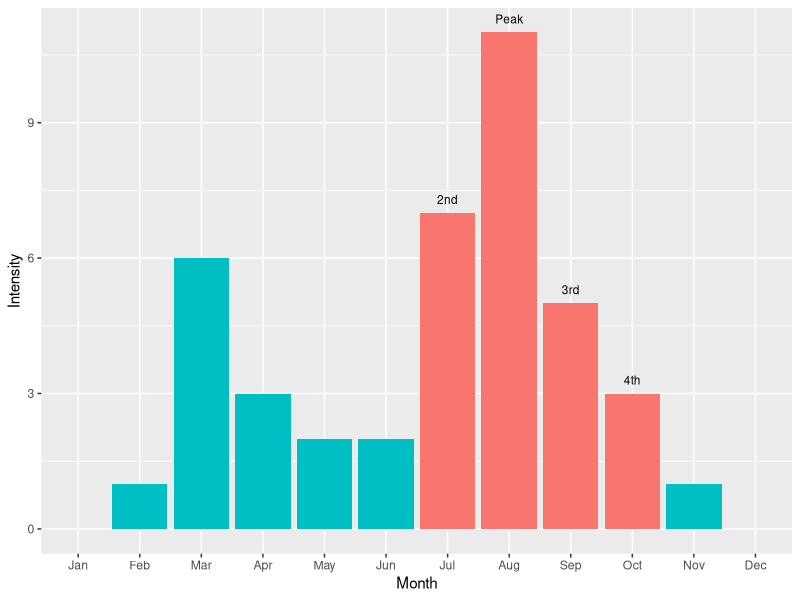

The R script that drew this image: (Note: this script raises an error after producing the figure.)
library(dplyr)
library(ggplot2)

data_df <- tibble::tibble(
        Month = factor(
                x = month.abb,
                levels = month.abb
        ),
        Intensity = c(0, 1, 6, 3, 2, 2, 7, 11, 5, 3, 1, 0),
        histlabels = c("", "", "", "", "", "", "2nd", "Peak", "3rd", "4th", "", "")
)

data_df <- data_df %>%
        dplyr::mutate(color = dplyr::if_else(histlabels != "", "red", "white"))

plot_hist <- ggplot2::ggplot(data_df) +
        ggplot2::geom_col(ggplot2::aes(
                x = Month, y = Intensity,
                fill = color
        )) +
        ggplot2::geom_text(
                ggplot2::aes(
                        x = Month,
                        y = Intensity,
                        label = histlabels
                ),
                vjust = -1, position = position_dodge(0.9), size = 3
        ) +
        ggplot2::theme(legend.position = "none")

page_size <- c(210, 297) / 2
out_file <- file.path(
        "~/Documents/github/slides/seasonmetrics/slides/images",
        "peak_thres_hist.png"
)

ggplot2::ggsave(
        plot = plot_hist,
        filename = out_file,
        width = max(page_size),
        height = min(page_size),
        units = "mm"
)
